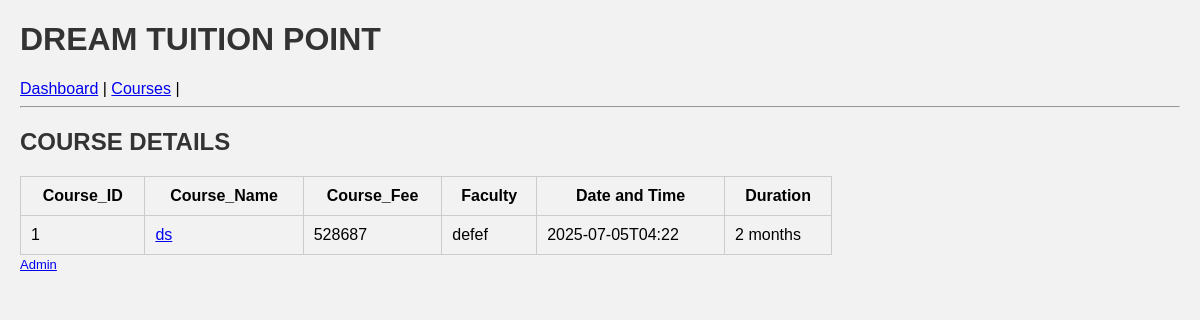
Screenshot of /courses with the database file from the repository.
### tables this page shows
CREATE TABLE courses (
    course_id int PRIMARY KEY,
    course_name TEXT NOT NULL,
    fees INTEGER NOT NULL,
    faculty_name TEXT NOT NULL,
    datetime_value TEXT NOT NULL,
    duration TEXT NOT NULL
);

### app.py (the view)
@app.route('/courses')
def courses():
    conn = sqlite3.connect('database.db')
    cur = conn.cursor()
    cur.execute("SELECT * FROM courses")
    courses = cur.fetchall()
    conn.close()
    return render_template('admin/courses.html', courses=courses, page="courses")

### app.py (called while the page is built)
@app.before_request
def set_role():
    session.setdefault('role', 'student')  # or 'student'

### templates/admin/courses.html
{% extends "layout.html" %}
{% block content %}
<h2>COURSE DETAILS</h2>
<table border="1">
    <tr>
        <th>Course_ID</th>
        <th>Course_Name</th>
        <th>Course_Fee</th>
        <th>Faculty</th>
        <th>Date and Time</th>
        <th>Duration</th>
    </tr>
    {% for course in courses %}
    <tr>
        <td>{{ course[0] }}</td>
        <td><a href="{{ url_for('course_details', course_id=course[0]) }}">{{ course[1] }}</a></td>
        <td>{{ course[2] }}</td>
        <td>{{ course[3] }}</td>
        <td>{{ course[4] }}</td>
        <td>{{ course[5] }}</td>
    </tr>
    {% endfor %}
</table>
{% endblock %}

### static/style.css (style rules this page uses)
body { font-family: Arial; margin: 20px; background-color: #f2f2f2; }
h1, h2 { color: #333; }
table { border-collapse: collapse; width: 70%; }
th, td { padding: 10px; border: 1px solid #ccc; }

### rows the page displays
courses: course_id "1", course_name "ds", fees "528687", faculty_name "defef", datetime_value "2025-07-05T04:22", duration "2 months"
